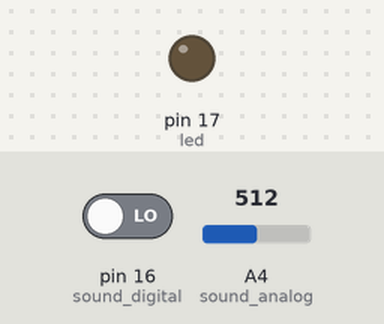
The sketch below on a simulated Arduino Uno, built with avr-gcc and run on an emulated ATmega328P. On the bench: output pins drawn as LEDs (lit = HIGH). The test bench sets the inputs (shaded band); at power-on: pin 16 (sound_digital) LOW, A4 (sound_analog) = 512. What the sketch prints to the serial monitor is not drawn.

Above: at 1.2 s.
1.3 s: pin 16 (sound_digital) driven HIGH
At 2.5 s:
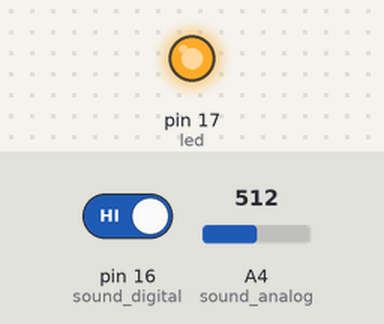
2.8 s: pin 16 (sound_digital) driven LOW
At 5.0 s:
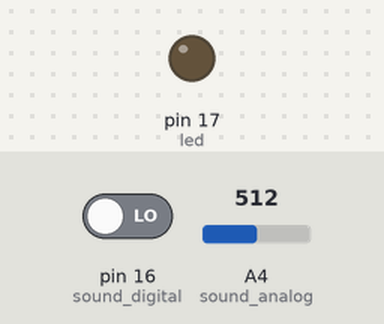
Timing chart, 0 to 6.5 s (numbered marks = the images above; inputs shaded):
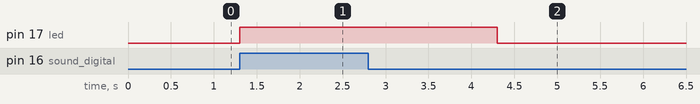

Measured:
- after the input at 1.3 s, pin 17 (led): LOW → HIGH at once
- after the input at 2.8 s, pin 17 (led): HIGH → LOW after 1.5 s

The sketch:

soundsensor_002.ino
```cpp
int led = 17;
int sound_digital = 16;
int sound_analog = 4;

void setup(){
  Serial.begin(115200);
  pinMode(led, OUTPUT);
  pinMode(sound_digital, INPUT);
}

void loop(){
  int val_digital = digitalRead(sound_digital);
  int val_analog = analogRead(sound_analog);

  Serial.print(val_analog);
  Serial.print("\t");
  Serial.println(val_digital);

  if (val_digital == HIGH)
  {
    digitalWrite (led, HIGH);
    delay(3000);
    }
  else
  {
    digitalWrite (led, LOW);
    delay(1);
    }


}
```
